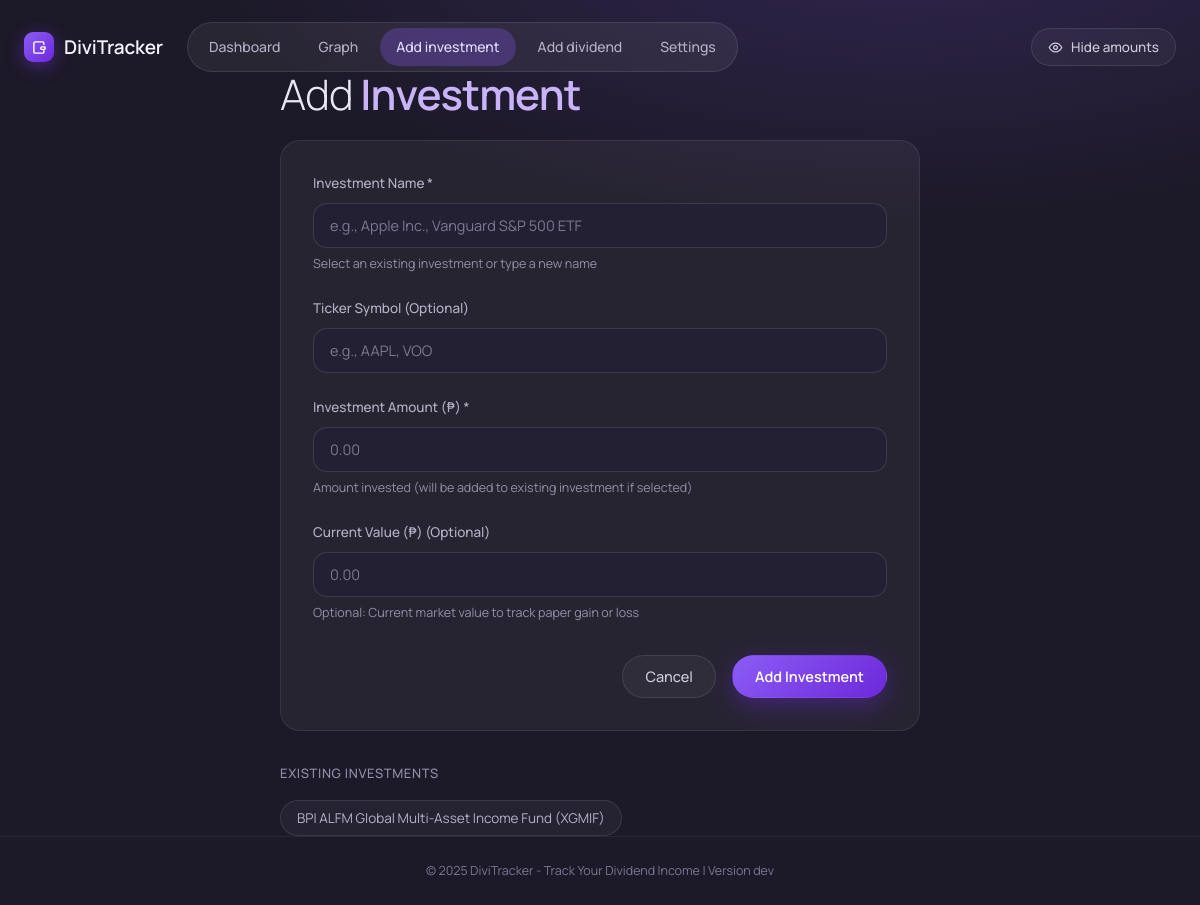
Before: /investments/new with the older database file.
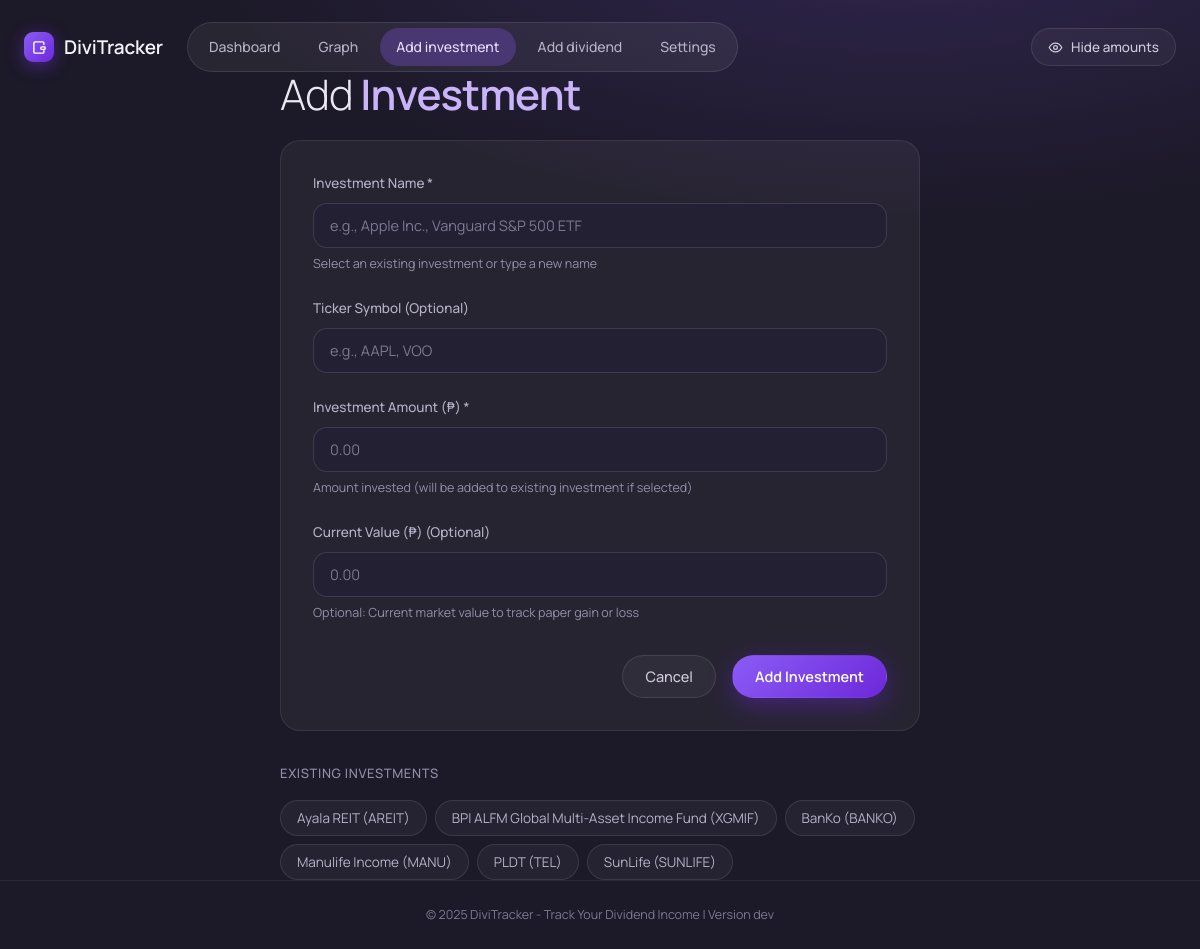
After: the same page with the newer database file.
### app/models.py (models this page shows, shortened)
class Investment(db.Model):
    __tablename__ = "investments"
    id: Mapped[int] = mapped_column(Integer, primary_key=True)
    name: Mapped[str] = mapped_column(String(100), unique=True, nullable=False, index=True)
    ticker: Mapped[Optional[str]] = mapped_column(String(20), nullable=True)
    total_invested: Mapped[float] = mapped_column(Float, default=0.0, nullable=False)
    current_value: Mapped[Optional[float]] = mapped_column(Float, nullable=True, default=None)
    created_at: Mapped[datetime] = mapped_column(DateTime, default=utcnow, nullable=False)
    updated_at: Mapped[datetime] = mapped_column(
        DateTime, default=utcnow, onupdate=utcnow, nullable=False
    )
    dividends: Mapped[list["Dividend"]] = relationship(
        "Dividend",
        back_populates="investment",
        lazy="dynamic",
        cascade="all, delete-orphan",
    )

### app/routes/investments.py (the view, shortened to what this page needs)
@investments_bp.route("/new", methods=["GET", "POST"])
def add_investment():
    investment_service = InvestmentService()
    investments = investment_service.get_all_investments()
    return render_template("add_investment.html", investments=investments)

### app/services/investment_service.py (called while the page is built)
    def get_all_investments(self) -> Sequence[Investment]:
        return Investment.query.order_by(Investment.name).all()

### templates/add_investment.html (shortened to what this page needs)
{% extends "base.html" %}
{% block content %}
<div class="form-page">
    <h1>Add <span>Investment</span></h1>
    <div class="form-container">
        <form method="post" action="{{ url_for('investments.add_investment') }}">
            <div class="form-group">
                <label for="name">Investment Name *</label>
                <input type="text"
                       id="name"
                       name="name"
                       list="investment-list"
                       placeholder="e.g., Apple Inc., Vanguard S&amp;P 500 ETF"
                       required
                       autocomplete="off">
                <small class="form-help">Select an existing investment or type a new name</small>
            </div>
            <div class="form-group">
                <label for="ticker">Ticker Symbol (Optional)</label>
                <input type="text"
                       id="ticker"
                       name="ticker"
                       placeholder="e.g., AAPL, VOO"
                       maxlength="20">
            </div>
            <div class="form-group">
                <label for="amount">Investment Amount ({{ currency_symbol }}) *</label>
                <input type="number"
                       id="amount"
                       name="amount"
                       step="0.01"
                       min="0"
                       placeholder="0.00"
                       required>
                <small class="form-help">Amount invested (will be added to existing investment if selected)</small>
            </div>
            <div class="form-group">
                <label for="current_value">Current Value ({{ currency_symbol }}) (Optional)</label>
                <input type="number"
                       id="current_value"
                       name="current_value"
                       step="0.01"
                       min="0"
                       placeholder="0.00">
                <small class="form-help">Optional: Current market value to track paper gain or loss</small>
            </div>
            <div class="form-actions">
                <a href="{{ url_for('main.index') }}" class="btn btn-secondary">Cancel</a>
                <button type="submit" class="btn btn-primary">Add Investment</button>
            </div>
        </form>
    </div>
    {% if investments %}
    <div class="existing-list">
        <h3>Existing Investments</h3>
        <div class="investment-chips">
            {% for inv in investments %}
            <button type="button" class="chip" onclick="selectInvestment('{{ inv.name }}', '{{ inv.ticker }}')">
                {{ inv.name }} {% if inv.ticker %}({{ inv.ticker }}){% endif %}
            </button>
            {% endfor %}
        </div>
    </div>
    {% endif %}
</div>
{% endblock content %}

### templates/base.html (shortened to what this page needs)
<!DOCTYPE html>
<html lang="en">
<head>
    <link rel="stylesheet" href="{{ url_for('static', filename='style.css') }}?v=night4">
</head>
<body>
    {% set ep = request.endpoint or '' %}
    <nav class="navbar">
        <div class="container">
            <a href="{{ url_for('main.index') }}" class="logo">
                <span class="logo-mark">
                    <svg width="15" height="15" viewBox="0 0 24 24" fill="none" stroke="#fff" stroke-width="2.25" stroke-linecap="round" stroke-linejoin="round"><path d="M19 7V5a2 2 0 0 0-2-2H5a2 2 0 0 0-2 2v14a2 2 0 0 0 2 2h12a2 2 0 0 0 2-2v-2"/><path d="M21 12a1 1 0 0 0-1-1h-4a2 2 0 0 0 0 4h4a1 1 0 0 0 1-1v-2Z"/></svg>
                </span>
                DiviTracker
            </a>
            <div class="nav-links">
                <a href="{{ url_for('main.index') }}" class="{{ 'active' if ep in ('main.index', 'main.yield_breakdown') or ep.startswith('investments.view') }}">Dashboard</a>
                <a href="{{ url_for('main.dividend_graph') }}" class="{{ 'active' if ep == 'main.dividend_graph' }}">Graph</a>
                <a href="{{ url_for('investments.add_investment') }}" class="{{ 'active' if ep == 'investments.add_investment' }}">Add investment</a>
                <a href="{{ url_for('dividends.add_dividend') }}" class="{{ 'active' if ep == 'dividends.add_dividend' }}">Add dividend</a>
                <a href="{{ url_for('admin.admin_index') }}" class="{{ 'active' if ep.startswith('admin.') }}">Settings</a>
            </div>
            <button type="button" id="mask-toggle" class="nav-mask-toggle" onclick="toggleAmountsMask()" title="Hide/Show amounts" aria-pressed="false">
                <svg class="icon-eye" width="15" height="15" viewBox="0 0 24 24" fill="none" stroke="currentColor" stroke-width="2" stroke-linecap="round" stroke-linejoin="round"><path d="M2 12s3.5-7 10-7 10 7 10 7-3.5 7-10 7-10-7-10-7Z"/><circle cx="12" cy="12" r="3"/></svg>
                <span class="mask-label">Hide amounts</span>
            </button>
        </div>
    </nav>
    <main class="container">
        {% block content %}{% endblock content %}
    </main>
    <footer class="footer">
        <div class="container">
            <p>© 2025 DiviTracker - Track Your Dividend Income | Version {{ app_version }}</p>
        </div>
    </footer>
</body>
</html>

Changed rows visible on the page:
added Investment: name "Ayala REIT", ticker "AREIT"
added Investment: name "BanKo", ticker "BANKO"
added Investment: name "Manulife Income", ticker "MANU"
added Investment: name "PLDT", ticker "TEL"
added Investment: name "SunLife", ticker "SUNLIFE"
